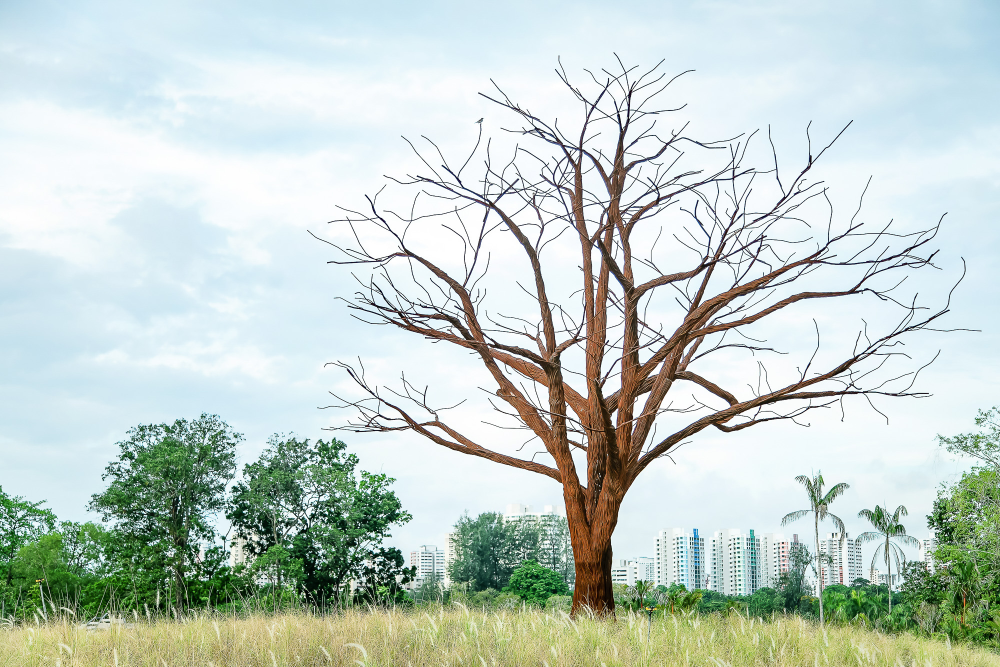
%> input picture tree/Code/tree.jpg, 2000 x 1333 px (shown at 1/2 size)
$ octave process_tree.m   (GNU Octave 9; MATLAB toolbox functions it lacks are replaced by stand-ins)
%> lines starting %> are read from the running program, lines starting %| are printed output that depends on the picture; in (x1, y1, x2, y2) boxes, pixels count from 0 and x2, y2 are one past the last pixel; in counts of white or black regions, pixels touching at a corner belong together; the program's own positions count from 1
% Load Image
image= imread('tree.jpg');
%> image is the input picture: size 1333x2000x3 uint8; mean R, G, B 194.3, 207.5, 200.5
image = imresize(image, [512 512]);
%> image: size 512x512x3 uint8

%-----------------------------------------------------------------------
% Convert to HSV and YCbCr color spaces
image_hsv = rgb2hsv(image);
%> image_hsv: size 512x512x3 double; mean H, S, V 0.456, 0.169, 0.836
image_ycbcr = rgb2ycbcr(image);
%> image_ycbcr: size 512x512x3 uint8; mean of channels 1, 2, 3 190.1, 126.9, 122.7

% Thresholding in HSV (example: isolating pink regions)
hue = image_hsv(:,:,1);
sat = image_hsv(:,:,2);
val = image_hsv(:,:,3);

% Updated bg Detection for mid-tone to bright green
bg_mask = (hue > 0.15 & hue < 0.70) & (sat < 0.3 & val > 0.80); % Adjusted thresholds
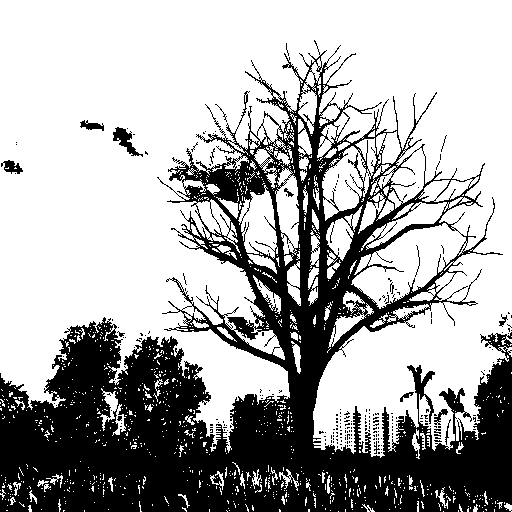
%> bg_mask: size 512x512 logical; 67.2% white; 251 black regions (234 under 20 px), largest, box (x1, y1, x2, y2) and area: (0, 40, 512, 512) 84084, (113, 127, 143, 157) 329, (1, 160, 23, 174) 167

% Object Detection for pink and yellow objects only
object_mask = (hue > 0.01 & hue < 0.85) & (sat < 0.90 & val < 0.65); % Adjusted thresholds for brown
%> object_mask: size 512x512 logical; 19.7% white; 1079 white regions (1047 under 20 px), largest, box (x1, y1, x2, y2) and area: (0, 105, 512, 503) 46736, (440, 388, 464, 432) 266, (297, 60, 331, 108) 215

brown_mask = (hue > 0.01 & hue < 0.15) & (sat < 0.90 & val < 0.65); % Adjust thresholds as needed
%> brown_mask: size 512x512 logical; 5.1% white; 144 white regions (141 under 20 px), largest, box (x1, y1, x2, y2) and area: (200, 109, 440, 479) 12988, (170, 503, 176, 512) 26, (194, 328, 205, 331) 22

% Morphological Processing to refine masks
se = strel('disk', 5); % Structuring element for morphological operations
bg_mask = imclose(bg_mask, se); % Close gaps in bg regions
%> bg_mask: size 512x512 logical; 80.8% white; 28 black regions (2 under 20 px), largest, box (x1, y1, x2, y2) and area: (0, 227, 512, 512) 45264, (228, 486, 309, 512) 1341, (208, 169, 237, 201) 558
bg_mask = imfill(bg_mask, 'holes'); % Fill holes in bg regions
%> bg_mask: size 512x512 logical; 82% white; 9 black regions (2 under 20 px), largest, box (x1, y1, x2, y2) and area: (0, 227, 512, 512) 45168, (228, 486, 309, 512) 1341, (419, 495, 443, 512) 262

object_mask = imclose(object_mask, se); % Close gaps in object regions
%> object_mask: size 512x512 logical; 31.1% white; 132 white regions (120 under 20 px), largest, box (x1, y1, x2, y2) and area: (0, 50, 512, 503) 78924, (66, 493, 138, 512) 672, (193, 485, 232, 512) 539
object_mask = imfill(object_mask, 'holes'); % Fill holes in object regions
%> object_mask: size 512x512 logical; 40.4% white; 129 white regions (117 under 20 px), largest, box (x1, y1, x2, y2) and area: (0, 50, 512, 503) 103213, (66, 493, 138, 512) 672, (193, 485, 232, 512) 539

% Overlay masks on original image for visualization
bg_overlay = labeloverlay(image, bg_mask, 'Colormap', [1 0 0], 'Transparency', 0.6); % Green for bgs
object_overlay = labeloverlay(image, object_mask, 'Colormap', [0 0 1], 'Transparency', 0.6); % Pink for objects

% Convert to grayscale
gray_image = rgb2gray(image);

% Apply Sobel edge detection
edges = edge(gray_image, 'sobel');
%> edges: size 512x512 logical; 5% white in thin lines or dots, all inside (x1, y1, x2, y2) = (0, 42, 512, 494)

% Enhance edges using morphological dilation
edges_dilated = imdilate(edges, strel('line', 3, 90));
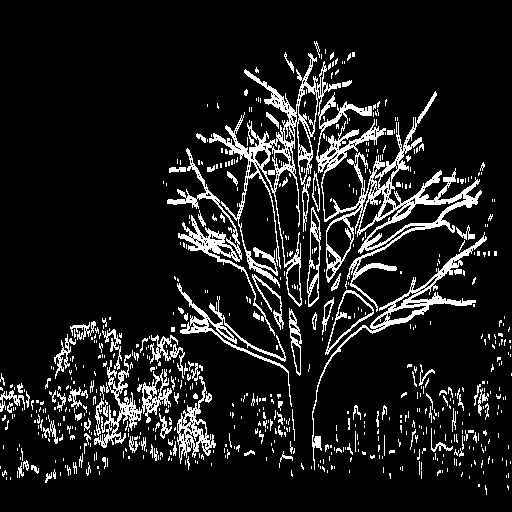
%> edges_dilated: size 512x512 logical; 11.1% white in thin lines or dots, all inside (x1, y1, x2, y2) = (0, 41, 512, 495)

% Reshape image for K-means clustering
pixels = double(reshape(image, [], 3));
num_clusters = 3; % Number of clusters

[idx, cluster_centers] = kmeans(pixels, num_clusters);
%> cluster_centers = [228.4 241.9 246.9; 165.9 175.2 143; 76.4 91.66 58.27]

% Reshape back to image dimensions
segmented_image = reshape(idx, size(image,1), size(image,2));
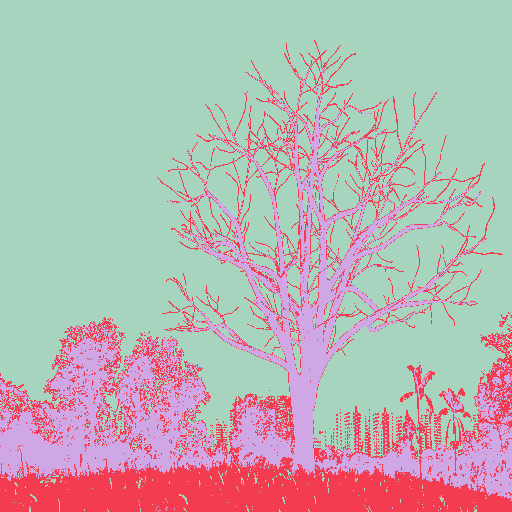
%> segmented_image: size 512x512 double; 3 distinct labels, from 1 to 3; one colour per label, 0 black

% Connected component analysis on pink mask (from color segmentation)
connected_components = bwconncomp(brown_mask);
%> connected_components = 144 connected components

% Extract region properties (centroid, area, bounding box)
stats = regionprops(connected_components, 'Centroid', 'Area', 'BoundingBox');
%> stats = 144 regions; largest, box (x1, y1, x2, y2), Area and Centroid: (200, 109, 440, 479) 12988 [310.1 302.7], (170, 503, 176, 512) 26 [173.5 508.5], (194, 328, 205, 331) 22 [199.5 330.2], (113, 499, 118, 511) 17 [115.9 505.9], (157, 506, 164, 512) 17 [161.6 510.2]

% Overlay segmentation output on original image
overlay_image = labeloverlay(image, brown_mask);
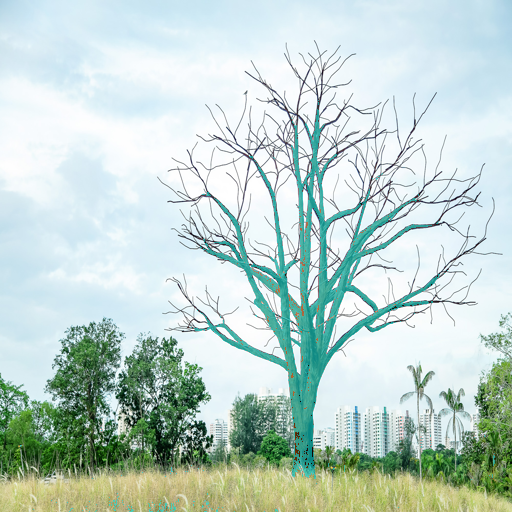
%> overlay_image: size 512x512x3 uint8; mean R, G, B 191.5, 211.9, 205.5

% Display results
figure;

subplot(3,4,1);
imshow(image);
title('Original Image');

subplot(3,4,2);
imshow(brown_mask);
title('Brown Regions Segmentation');

subplot(3,4,3);
imshow(edges_dilated);
title('Enhanced Edges');

subplot(3,4,4);
imagesc(segmented_image);
title('K-means Segmentation');

subplot(3,4,5);
imshow(image); hold on;
min_area = 50000;
for i = 1:length(stats)
    bbox_area = stats(i).BoundingBox(3) * stats(i).BoundingBox(4);
    if bbox_area >= min_area
        rectangle('Position', stats(i).BoundingBox, 'EdgeColor', 'yellow', 'LineWidth', 2);
    end
end
%> this loop made 144 passes
%> bbox_area on passes 23, 42, 50: 60, 42, 54
title('Object Detection with Bounding Boxes');
hold off;

subplot(3,4,6);
imshow(overlay_image);
title('Segmentation Overlay (Tree Only');

subplot(3,4,7);
imshow(edges);
title('Sobel Edges');

subplot(3,4,8);
imshow(hsv2rgb(image_hsv));
title('HSV Image');

subplot(3,4,9);
imshow(ycbcr2rgb(image_ycbcr));
title('YCbCr Image');

negative_image2 = 255 - image;
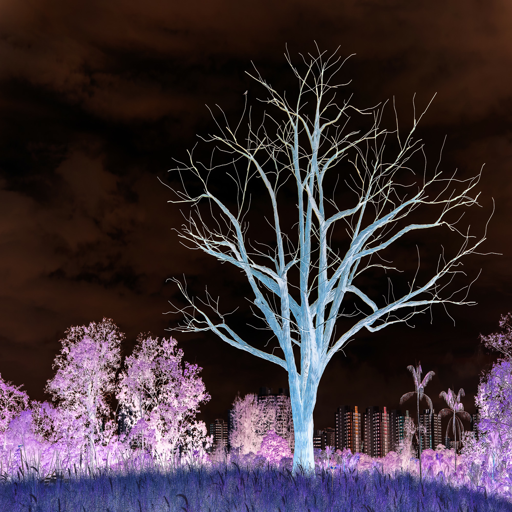
%> negative_image2: size 512x512x3 uint8; mean R, G, B 60.7, 47.6, 54.6
colored_image = image;

for c = 1:3
    colored_image(:,:,c) = uint8(brown_mask) .* negative_image2(:,:,c) + uint8(~brown_mask) .* image(:,:,c);
end
%> colored_image: size 512x512x3 uint8; mean H, S, V 196.1, 212.5, 207.7

subplot(3,4,10);
imshow(colored_image);
title('Segmented Object with Changed Color');
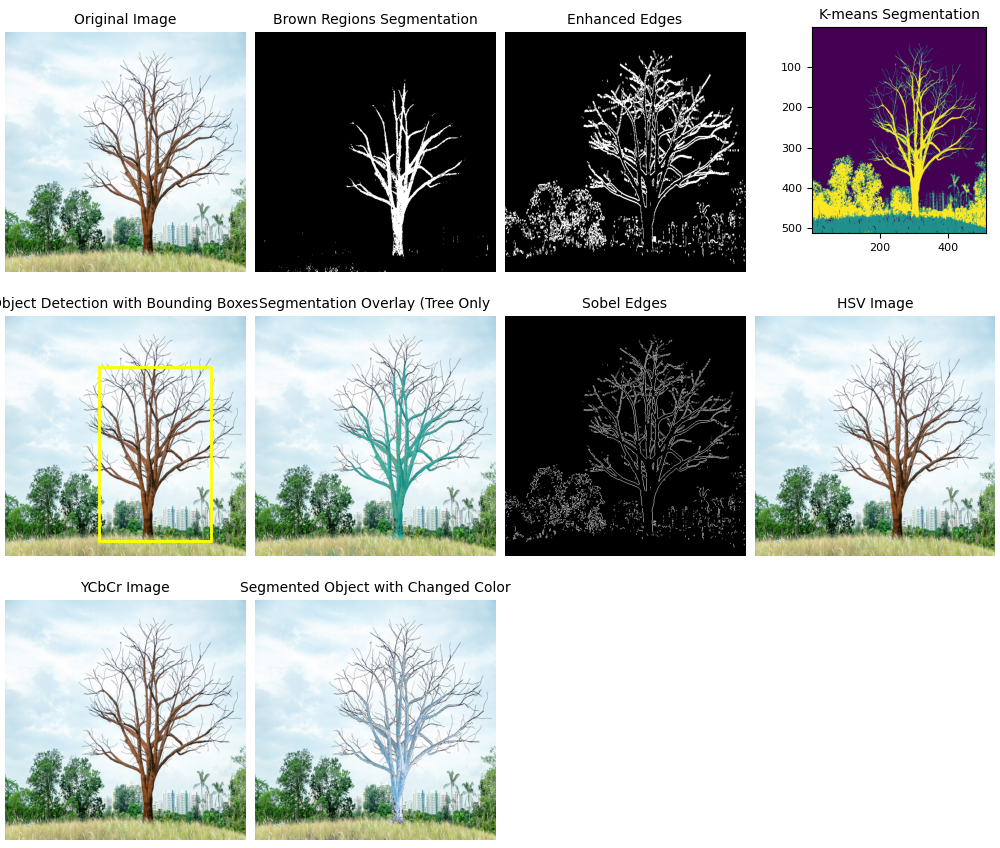
%> figure redrawn from the program's plot data, 10 panels

% New figure just the object detection
figure;
imshow(image); hold on;
min_area = 50000;
for i = 1:length(stats)
    bbox_area = stats(i).BoundingBox(3) * stats(i).BoundingBox(4);
    if bbox_area >= min_area
        rectangle('Position', stats(i).BoundingBox, 'EdgeColor', 'yellow', 'LineWidth', 2);
    end
end
title('Object Detection with Bounding Boxes');
%> figure, not shown here; its title reads 'Object Detection with Bounding Boxes'
hold off;

segmented_image_rgb = label2rgb(segmented_image, 'jet', 'k', 'shuffle');
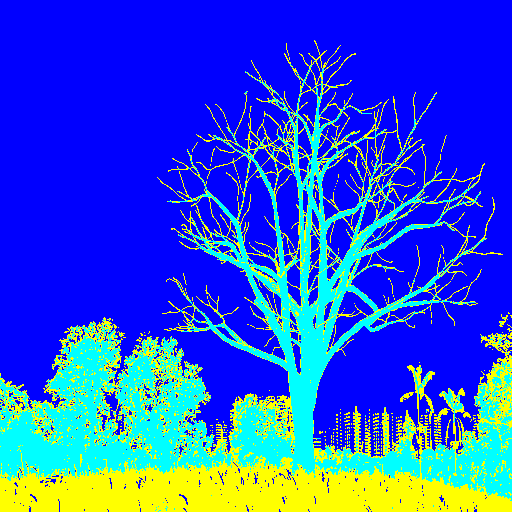
%> segmented_image_rgb: size 512x512x3 uint8; mean R, G, B 40.4, 81, 214.6

% Save the new figure
saveas(gcf, 'tree_object_detection_with_bounding_boxes.jpg');

imwrite(image, 'tree_original_image.jpg');
imwrite(brown_mask, 'tree_brown_segmentation.jpg');
imwrite(edges_dilated, 'tree_enhanced_edges.jpg');
imwrite(segmented_image_rgb, 'tree_kmeans_segmentation.jpg');
imwrite(overlay_image, 'tree_segmentation_overlay.jpg');
imwrite(edges, 'tree_canny_edges.jpg');
imwrite(hsv2rgb(image_hsv), 'tree_hsv_image.jpg');
imwrite(ycbcr2rgb(image_ycbcr), 'tree_ycbcr_image.jpg');
imwrite(colored_image, 'tree_segmented_object_colored.jpg');
